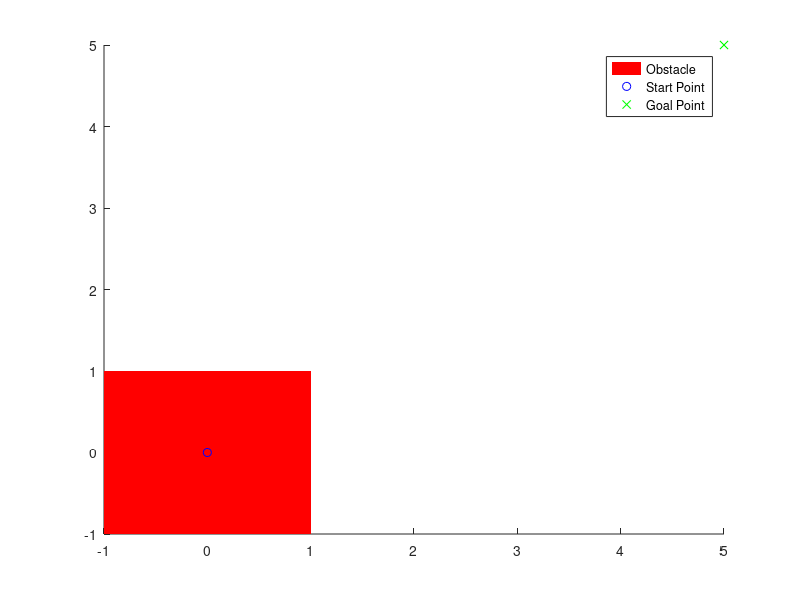

MATLAB code to generate this figure:
% Create a figure
figure;

% Plot a dummy patch or scatter for the color representation
hold on;
obstacleColor = [1, 0, 0]; % Red color for obstacle
fill([-1, 1, 1, -1], [-1, -1, 1, 1], obstacleColor, 'EdgeColor', 'none', 'DisplayName', 'Obstacle');

% Plot other elements in the figure
plot(0, 0, 'bo', 'DisplayName', 'Start Point'); % Example point
plot(5, 5, 'gx', 'DisplayName', 'Goal Point'); % Example point

% Add a legend
legend('show');
hold off;